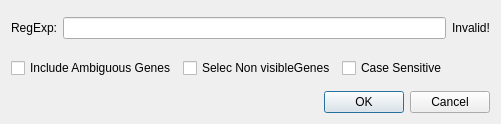
<?xml version="1.0" encoding="UTF-8"?>
<ui version="4.0">
 <class>SelectionDialog</class>
 <widget class="QDialog" name="SelectionDialog">
  <property name="windowModality">
   <enum>Qt::NonModal</enum>
  </property>
  <property name="geometry">
   <rect>
    <x>0</x>
    <y>0</y>
    <width>501</width>
    <height>124</height>
   </rect>
  </property>
  <property name="windowTitle">
   <string>Select Genes by using regular expressions</string>
  </property>
  <property name="toolTip">
   <string>Use a regular expression to make a selection of genes</string>
  </property>
  <property name="statusTip">
   <string>Use a regular expression to make a selection of genes</string>
  </property>
  <property name="styleSheet">
   <string notr="true"/>
  </property>
  <property name="modal">
   <bool>true</bool>
  </property>
  <layout class="QVBoxLayout" name="verticalLayout">
   <item>
    <widget class="QWidget" name="widgetBody" native="true">
     <layout class="QVBoxLayout" name="verticalLayout_2">
      <property name="leftMargin">
       <number>0</number>
      </property>
      <property name="topMargin">
       <number>0</number>
      </property>
      <property name="rightMargin">
       <number>0</number>
      </property>
      <property name="bottomMargin">
       <number>0</number>
      </property>
      <item>
       <widget class="QWidget" name="widgetText" native="true">
        <layout class="QHBoxLayout" name="horizontalLayout_2">
         <property name="leftMargin">
          <number>0</number>
         </property>
         <property name="topMargin">
          <number>0</number>
         </property>
         <property name="rightMargin">
          <number>0</number>
         </property>
         <property name="bottomMargin">
          <number>0</number>
         </property>
         <item>
          <widget class="QLabel" name="labelRegExp">
           <property name="text">
            <string>RegExp:</string>
           </property>
          </widget>
         </item>
         <item>
          <widget class="QLineEdit" name="editRegExp"/>
         </item>
         <item>
          <widget class="QLabel" name="labelStatus">
           <property name="enabled">
            <bool>true</bool>
           </property>
           <property name="visible">
            <bool>false</bool>
           </property>
           <property name="text">
            <string>Invalid!</string>
           </property>
          </widget>
         </item>
        </layout>
       </widget>
      </item>
      <item>
       <widget class="QWidget" name="widgetOptions" native="true">
        <layout class="QHBoxLayout" name="horizontalLayout">
         <property name="leftMargin">
          <number>0</number>
         </property>
         <property name="topMargin">
          <number>0</number>
         </property>
         <property name="rightMargin">
          <number>0</number>
         </property>
         <property name="bottomMargin">
          <number>0</number>
         </property>
         <item>
          <widget class="QCheckBox" name="checkAmbiguous">
           <property name="text">
            <string>Include Ambiguous Genes</string>
           </property>
          </widget>
         </item>
         <item>
          <widget class="QCheckBox" name="checkSelectNonVisible">
           <property name="text">
            <string>Selec Non visibleGenes</string>
           </property>
          </widget>
         </item>
         <item>
          <widget class="QCheckBox" name="checkCaseSense">
           <property name="text">
            <string>Case Sensitive</string>
           </property>
          </widget>
         </item>
         <item>
          <spacer name="horizontalSpacer">
           <property name="orientation">
            <enum>Qt::Horizontal</enum>
           </property>
           <property name="sizeHint" stdset="0">
            <size>
             <width>40</width>
             <height>20</height>
            </size>
           </property>
          </spacer>
         </item>
        </layout>
       </widget>
      </item>
     </layout>
    </widget>
   </item>
   <item>
    <widget class="QDialogButtonBox" name="buttonBox">
     <property name="orientation">
      <enum>Qt::Horizontal</enum>
     </property>
     <property name="standardButtons">
      <set>QDialogButtonBox::Cancel|QDialogButtonBox::Ok</set>
     </property>
    </widget>
   </item>
  </layout>
 </widget>
 <resources/>
 <connections>
  <connection>
   <sender>buttonBox</sender>
   <signal>accepted()</signal>
   <receiver>SelectionDialog</receiver>
   <slot>accept()</slot>
   <hints>
    <hint type="sourcelabel">
     <x>248</x>
     <y>254</y>
    </hint>
    <hint type="destinationlabel">
     <x>157</x>
     <y>274</y>
    </hint>
   </hints>
  </connection>
  <connection>
   <sender>buttonBox</sender>
   <signal>rejected()</signal>
   <receiver>SelectionDialog</receiver>
   <slot>reject()</slot>
   <hints>
    <hint type="sourcelabel">
     <x>316</x>
     <y>260</y>
    </hint>
    <hint type="destinationlabel">
     <x>286</x>
     <y>274</y>
    </hint>
   </hints>
  </connection>
  <connection>
   <sender>checkAmbiguous</sender>
   <signal>toggled(bool)</signal>
   <receiver>SelectionDialog</receiver>
   <slot>slotIncludeAmbiguous(bool)</slot>
   <hints>
    <hint type="sourcelabel">
     <x>96</x>
     <y>62</y>
    </hint>
    <hint type="destinationlabel">
     <x>199</x>
     <y>149</y>
    </hint>
   </hints>
  </connection>
  <connection>
   <sender>checkCaseSense</sender>
   <signal>toggled(bool)</signal>
   <receiver>SelectionDialog</receiver>
   <slot>slotCaseSensitive(bool)</slot>
   <hints>
    <hint type="sourcelabel">
     <x>225</x>
     <y>62</y>
    </hint>
    <hint type="destinationlabel">
     <x>199</x>
     <y>149</y>
    </hint>
   </hints>
  </connection>
  <connection>
   <sender>editRegExp</sender>
   <signal>textChanged(QString)</signal>
   <receiver>SelectionDialog</receiver>
   <slot>slotValidateRegExp(QString)</slot>
   <hints>
    <hint type="sourcelabel">
     <x>199</x>
     <y>27</y>
    </hint>
    <hint type="destinationlabel">
     <x>199</x>
     <y>149</y>
    </hint>
   </hints>
  </connection>
  <connection>
   <sender>SelectionDialog</sender>
   <signal>signalValidRegExp(bool)</signal>
   <receiver>SelectionDialog</receiver>
   <slot>slotEnableAcceptAction(bool)</slot>
   <hints>
    <hint type="sourcelabel">
     <x>199</x>
     <y>49</y>
    </hint>
    <hint type="destinationlabel">
     <x>199</x>
     <y>49</y>
    </hint>
   </hints>
  </connection>
  <connection>
   <sender>SelectionDialog</sender>
   <signal>signalValidRegExp(bool)</signal>
   <receiver>labelStatus</receiver>
   <slot>setHidden(bool)</slot>
   <hints>
    <hint type="sourcelabel">
     <x>199</x>
     <y>49</y>
    </hint>
    <hint type="destinationlabel">
     <x>390</x>
     <y>18</y>
    </hint>
   </hints>
  </connection>
  <connection>
   <sender>checkSelectNonVisible</sender>
   <signal>toggled(bool)</signal>
   <receiver>SelectionDialog</receiver>
   <slot>slotSelectNonVisible(bool)</slot>
   <hints>
    <hint type="sourcelabel">
     <x>285</x>
     <y>57</y>
    </hint>
    <hint type="destinationlabel">
     <x>250</x>
     <y>61</y>
    </hint>
   </hints>
  </connection>
 </connections>
 <slots>
  <signal>signalValidRegExp(bool)</signal>
  <slot>slotCaseSensitive(bool)</slot>
  <slot>slotIncludeAmbiguous(bool)</slot>
  <slot>slotValidateRegExp(QString)</slot>
  <slot>slotEnableAcceptAction(bool)</slot>
  <slot>slotSelectNonVisible(bool)</slot>
 </slots>
</ui>
